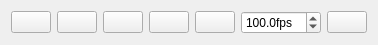
<?xml version="1.0" encoding="UTF-8"?>
<ui version="4.0">
 <class>qMRMLSequenceBrowserPlayWidget</class>
 <widget class="QWidget" name="qMRMLSequenceBrowserPlayWidget">
  <property name="geometry">
   <rect>
    <x>0</x>
    <y>0</y>
    <width>334</width>
    <height>42</height>
   </rect>
  </property>
  <property name="sizePolicy">
   <sizepolicy hsizetype="Preferred" vsizetype="Maximum">
    <horstretch>0</horstretch>
    <verstretch>0</verstretch>
   </sizepolicy>
  </property>
  <property name="windowTitle">
   <string>qMRMLSequenceBrowserPlayWidget</string>
  </property>
  <layout class="QHBoxLayout" name="horizontalLayout">
   <item>
    <widget class="QPushButton" name="pushButton_VcrFirst">
     <property name="text">
      <string/>
     </property>
     <property name="icon">
      <iconset resource="../qSlicerSequenceBrowserModuleWidgets.qrc">
       <normaloff>:/Icons/pqVcrFirst24.png</normaloff>:/Icons/pqVcrFirst24.png</iconset>
     </property>
    </widget>
   </item>
   <item>
    <widget class="QPushButton" name="pushButton_VcrPrevious">
     <property name="text">
      <string/>
     </property>
     <property name="icon">
      <iconset resource="../qSlicerSequenceBrowserModuleWidgets.qrc">
       <normaloff>:/Icons/pqVcrBack24.png</normaloff>:/Icons/pqVcrBack24.png</iconset>
     </property>
    </widget>
   </item>
   <item>
    <widget class="QPushButton" name="pushButton_VcrPlayPause">
     <property name="text">
      <string/>
     </property>
     <property name="icon">
      <iconset resource="../qSlicerSequenceBrowserModuleWidgets.qrc">
       <normaloff>:/Icons/pqVcrPlay24.png</normaloff>
       <normalon>:/Icons/pqVcrPause24.png</normalon>:/Icons/pqVcrPlay24.png</iconset>
     </property>
     <property name="checkable">
      <bool>true</bool>
     </property>
    </widget>
   </item>
   <item>
    <widget class="QPushButton" name="pushButton_VcrNext">
     <property name="text">
      <string/>
     </property>
     <property name="icon">
      <iconset resource="../qSlicerSequenceBrowserModuleWidgets.qrc">
       <normaloff>:/Icons/pqVcrForward24.png</normaloff>:/Icons/pqVcrForward24.png</iconset>
     </property>
    </widget>
   </item>
   <item>
    <widget class="QPushButton" name="pushButton_VcrLast">
     <property name="text">
      <string/>
     </property>
     <property name="icon">
      <iconset resource="../qSlicerSequenceBrowserModuleWidgets.qrc">
       <normaloff>:/Icons/pqVcrLast24.png</normaloff>:/Icons/pqVcrLast24.png</iconset>
     </property>
    </widget>
   </item>
   <item>
    <widget class="QDoubleSpinBox" name="doubleSpinBox_VcrPlaybackRate">
     <property name="suffix">
      <string>fps</string>
     </property>
     <property name="decimals">
      <number>1</number>
     </property>
     <property name="minimum">
      <double>0.000000000000000</double>
     </property>
     <property name="maximum">
      <double>1000.000000000000000</double>
     </property>
     <property name="singleStep">
      <double>5.000000000000000</double>
     </property>
     <property name="value">
      <double>100.000000000000000</double>
     </property>
    </widget>
   </item>
   <item>
    <widget class="QPushButton" name="pushButton_VcrLoop">
     <property name="text">
      <string/>
     </property>
     <property name="icon">
      <iconset resource="../qSlicerSequenceBrowserModuleWidgets.qrc">
       <normaloff>:/Icons/pqVcrLoop24.png</normaloff>:/Icons/pqVcrLoop24.png</iconset>
     </property>
     <property name="checkable">
      <bool>true</bool>
     </property>
    </widget>
   </item>
  </layout>
 </widget>
 <tabstops>
  <tabstop>pushButton_VcrFirst</tabstop>
  <tabstop>pushButton_VcrPrevious</tabstop>
  <tabstop>pushButton_VcrPlayPause</tabstop>
  <tabstop>pushButton_VcrNext</tabstop>
  <tabstop>pushButton_VcrLast</tabstop>
  <tabstop>doubleSpinBox_VcrPlaybackRate</tabstop>
  <tabstop>pushButton_VcrLoop</tabstop>
 </tabstops>
 <resources>
  <include location="../../../Resources/qSlicerSequenceBrowserModule.qrc"/>
  <include location="../qSlicerSequenceBrowserModuleWidgets.qrc"/>
 </resources>
 <connections/>
</ui>
